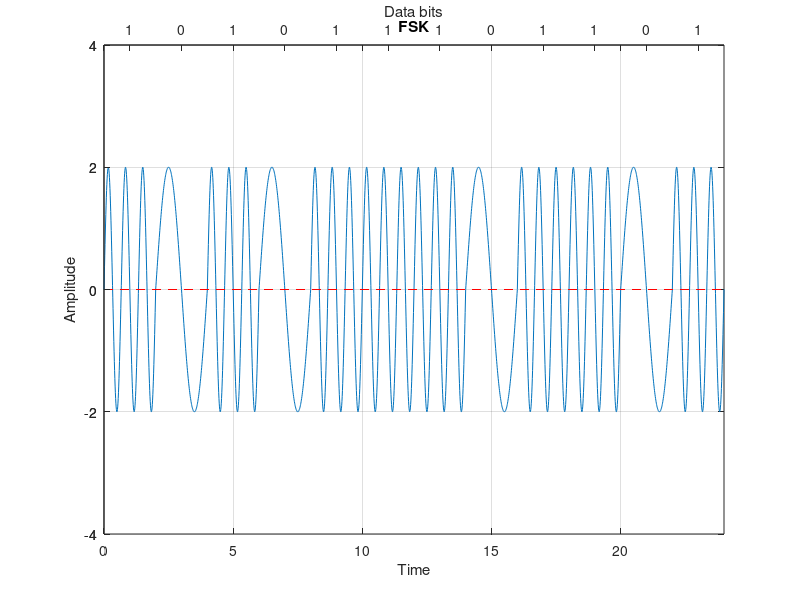

The MATLAB script that drew this image:
clc;
close all;
clear all;

bits = [1 0 1 0 1 1 1 0 1 1 0 1];
bit_duration = 2;

fs = 100;
Total_time = length(bits) * bit_duration; % time needed to send whole data
time = 0:1/fs:Total_time;

amplitude = 2;
f1 = 1.5;
f0 = 0.5;
carrier_signal_forone = amplitude * sin(2 * pi * f1 * time);
carrier_signal_forzero = amplitude * sin(2 * pi * f0 * time);

idx = 1;
for i = 1:length(time)
    if bits(idx) == 1
        modulated_carrier_signal(i) = carrier_signal_forone(i);
    else
        modulated_carrier_signal(i) = carrier_signal_forzero(i);
    end
    if time(i)/bit_duration >= idx
        idx = idx + 1;
    end
end

% Plotting
plot(time, modulated_carrier_signal);
%xticks([0:bit_duration:Total_time]);
%yticks([-amplitude-2:2:amplitude+2]);
ylim([-amplitude-2, amplitude+2]);
xlim([0, Total_time]);
grid on;
title('FSK');
xlabel('Time');
ylabel('Amplitude');
line([0, Total_time], [0 0], 'linestyle', '--', 'color', 'r');

% Top axis
ax1 = gca;
ax2 = axes('Position', get(ax1, 'Position'), 'Color', 'none');
set(ax2, 'XAxisLocation', 'top');
set(ax2, 'XLim', get(ax1, 'XLim'));
set(ax2, 'YLim', get(ax1, 'YLim'));
set(ax2, 'XTick', [bit_duration/2:bit_duration:Total_time]);
set(ax2, 'YTick', [-amplitude-2:2:amplitude+2]);
set(ax2, 'XTickLabel', bits);
set(ax2, 'XLabel', 'Data bits');

% Demodulation
idx = 1;
for i = 1:length(time)
    if time(i)/bit_duration >= idx
        data = modulated_carrier_signal(i);
        if data == carrier_signal_forone(i)
            demodulated(idx) = 1;
        else
            demodulated(idx) = 0;
        end
        idx = idx + 1;
    end
end

disp('Original bits:');
disp(bits);

disp('Demodulation:');
disp(demodulated);
